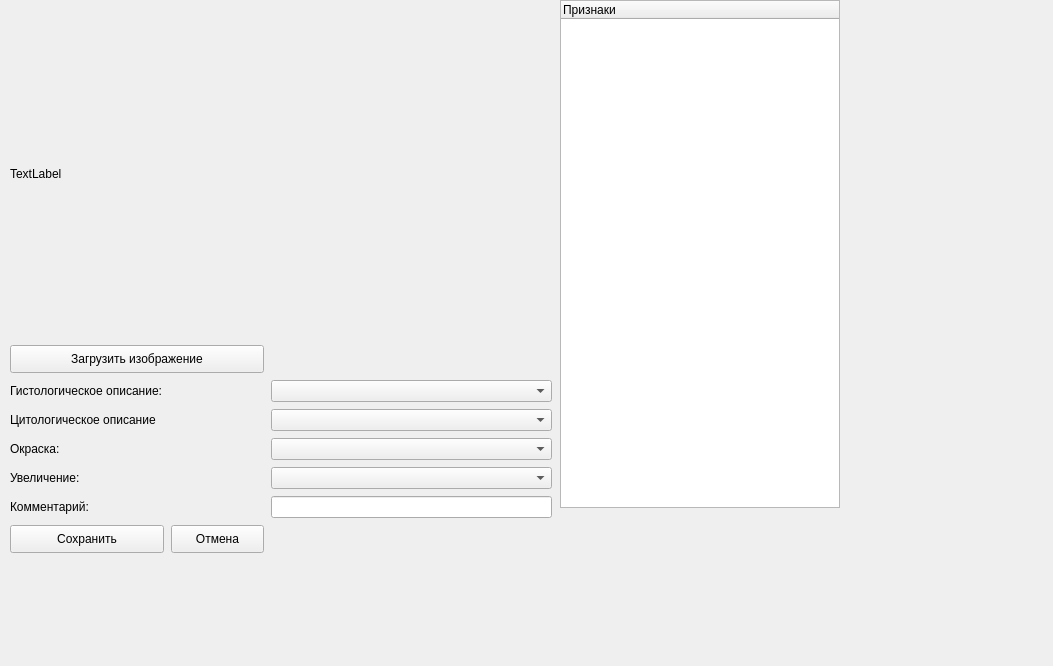
<?xml version="1.0" encoding="UTF-8"?>
<ui version="4.0">
 <class>ImageSetting</class>
 <widget class="QWidget" name="ImageSetting">
  <property name="geometry">
   <rect>
    <x>0</x>
    <y>0</y>
    <width>1053</width>
    <height>666</height>
   </rect>
  </property>
  <property name="windowTitle">
   <string>Form</string>
  </property>
  <widget class="QPushButton" name="pushButton">
   <property name="geometry">
    <rect>
     <x>10</x>
     <y>345</y>
     <width>254</width>
     <height>28</height>
    </rect>
   </property>
   <property name="text">
    <string>Загрузить изображение</string>
   </property>
  </widget>
  <widget class="QPushButton" name="pushButton_3">
   <property name="geometry">
    <rect>
     <x>171</x>
     <y>525</y>
     <width>93</width>
     <height>28</height>
    </rect>
   </property>
   <property name="text">
    <string>Отмена</string>
   </property>
  </widget>
  <widget class="QComboBox" name="comboBox_4">
   <property name="geometry">
    <rect>
     <x>271</x>
     <y>409</y>
     <width>281</width>
     <height>22</height>
    </rect>
   </property>
  </widget>
  <widget class="QLabel" name="label_6">
   <property name="geometry">
    <rect>
     <x>10</x>
     <y>409</y>
     <width>154</width>
     <height>22</height>
    </rect>
   </property>
   <property name="text">
    <string>Цитологическое описание</string>
   </property>
  </widget>
  <widget class="QLabel" name="label_4">
   <property name="geometry">
    <rect>
     <x>10</x>
     <y>467</y>
     <width>254</width>
     <height>22</height>
    </rect>
   </property>
   <property name="text">
    <string>Увеличение:</string>
   </property>
  </widget>
  <widget class="QPushButton" name="pushButton_2">
   <property name="geometry">
    <rect>
     <x>10</x>
     <y>525</y>
     <width>154</width>
     <height>28</height>
    </rect>
   </property>
   <property name="text">
    <string>Сохранить</string>
   </property>
  </widget>
  <widget class="QTreeWidget" name="treeWidget">
   <property name="geometry">
    <rect>
     <x>560</x>
     <y>0</y>
     <width>280</width>
     <height>508</height>
    </rect>
   </property>
   <column>
    <property name="text">
     <string>Признаки</string>
    </property>
   </column>
  </widget>
  <widget class="QLabel" name="label_5">
   <property name="geometry">
    <rect>
     <x>10</x>
     <y>496</y>
     <width>254</width>
     <height>22</height>
    </rect>
   </property>
   <property name="text">
    <string>Комментарий:</string>
   </property>
  </widget>
  <widget class="QComboBox" name="comboBox_2">
   <property name="geometry">
    <rect>
     <x>271</x>
     <y>438</y>
     <width>281</width>
     <height>22</height>
    </rect>
   </property>
  </widget>
  <widget class="QComboBox" name="comboBox_3">
   <property name="geometry">
    <rect>
     <x>271</x>
     <y>467</y>
     <width>281</width>
     <height>22</height>
    </rect>
   </property>
  </widget>
  <widget class="QComboBox" name="comboBox">
   <property name="geometry">
    <rect>
     <x>271</x>
     <y>380</y>
     <width>281</width>
     <height>22</height>
    </rect>
   </property>
   <item>
    <property name="text">
     <string/>
    </property>
   </item>
  </widget>
  <widget class="QLabel" name="label_2">
   <property name="geometry">
    <rect>
     <x>10</x>
     <y>380</y>
     <width>254</width>
     <height>22</height>
    </rect>
   </property>
   <property name="text">
    <string>Гистологическое описание:</string>
   </property>
  </widget>
  <widget class="QLabel" name="label_3">
   <property name="geometry">
    <rect>
     <x>10</x>
     <y>438</y>
     <width>254</width>
     <height>22</height>
    </rect>
   </property>
   <property name="text">
    <string>Окраска:</string>
   </property>
  </widget>
  <widget class="QLabel" name="label">
   <property name="geometry">
    <rect>
     <x>10</x>
     <y>10</y>
     <width>542</width>
     <height>328</height>
    </rect>
   </property>
   <property name="sizePolicy">
    <sizepolicy hsizetype="Ignored" vsizetype="Ignored">
     <horstretch>0</horstretch>
     <verstretch>0</verstretch>
    </sizepolicy>
   </property>
   <property name="text">
    <string>TextLabel</string>
   </property>
  </widget>
  <widget class="QLineEdit" name="lineEdit">
   <property name="geometry">
    <rect>
     <x>271</x>
     <y>496</y>
     <width>281</width>
     <height>22</height>
    </rect>
   </property>
   <property name="maxLength">
    <number>255</number>
   </property>
  </widget>
 </widget>
 <resources/>
 <connections/>
</ui>
